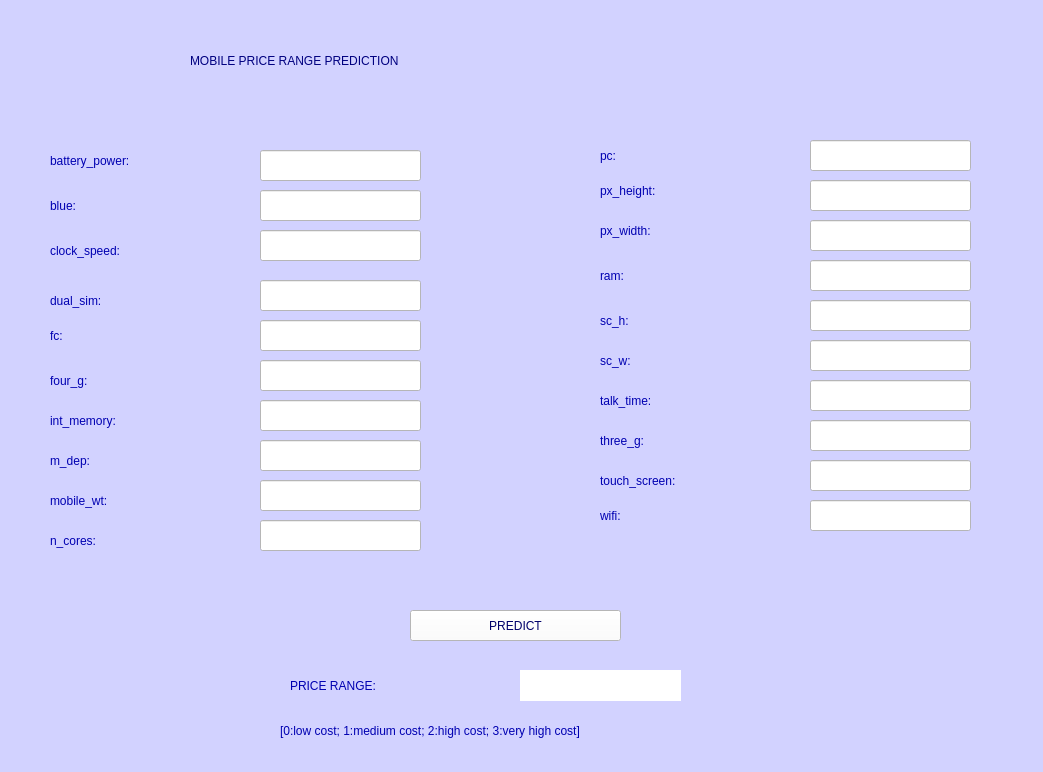
<?xml version="1.0" encoding="UTF-8"?>
<ui version="4.0">
 <class>Form</class>
 <widget class="QWidget" name="Form">
  <property name="geometry">
   <rect>
    <x>0</x>
    <y>0</y>
    <width>1043</width>
    <height>772</height>
   </rect>
  </property>
  <property name="windowTitle">
   <string>Form</string>
  </property>
  <property name="styleSheet">
   <string notr="true">background-color: rgb(210, 210, 255);</string>
  </property>
  <widget class="QLabel" name="label">
   <property name="geometry">
    <rect>
     <x>190</x>
     <y>30</y>
     <width>691</width>
     <height>61</height>
    </rect>
   </property>
   <property name="styleSheet">
    <string notr="true">font: 24pt &quot;Algerian&quot;;
color: rgb(0, 0, 127);</string>
   </property>
   <property name="text">
    <string>MOBILE PRICE RANGE PREDICTION</string>
   </property>
  </widget>
  <widget class="QLabel" name="label_2">
   <property name="geometry">
    <rect>
     <x>50</x>
     <y>140</y>
     <width>181</width>
     <height>41</height>
    </rect>
   </property>
   <property name="styleSheet">
    <string notr="true">font: 75 18pt &quot;Times New Roman&quot;;
color: rgb(0, 0, 177);</string>
   </property>
   <property name="text">
    <string>battery_power:</string>
   </property>
  </widget>
  <widget class="QLabel" name="label_3">
   <property name="geometry">
    <rect>
     <x>50</x>
     <y>190</y>
     <width>161</width>
     <height>31</height>
    </rect>
   </property>
   <property name="styleSheet">
    <string notr="true">font: 75 18pt &quot;Times New Roman&quot;;
color: rgb(0, 0, 177);</string>
   </property>
   <property name="text">
    <string>blue:</string>
   </property>
  </widget>
  <widget class="QLabel" name="label_4">
   <property name="geometry">
    <rect>
     <x>50</x>
     <y>230</y>
     <width>161</width>
     <height>41</height>
    </rect>
   </property>
   <property name="styleSheet">
    <string notr="true">font: 75 18pt &quot;Times New Roman&quot;;
color: rgb(0, 0, 177);</string>
   </property>
   <property name="text">
    <string>clock_speed:</string>
   </property>
  </widget>
  <widget class="QLabel" name="label_5">
   <property name="geometry">
    <rect>
     <x>50</x>
     <y>280</y>
     <width>161</width>
     <height>41</height>
    </rect>
   </property>
   <property name="styleSheet">
    <string notr="true">font: 75 18pt &quot;Times New Roman&quot;;
color: rgb(0, 0, 177);</string>
   </property>
   <property name="text">
    <string>dual_sim:</string>
   </property>
  </widget>
  <widget class="QLabel" name="label_6">
   <property name="geometry">
    <rect>
     <x>50</x>
     <y>320</y>
     <width>161</width>
     <height>31</height>
    </rect>
   </property>
   <property name="styleSheet">
    <string notr="true">font: 75 18pt &quot;Times New Roman&quot;;
color: rgb(0, 0, 177);</string>
   </property>
   <property name="text">
    <string>fc:</string>
   </property>
  </widget>
  <widget class="QLabel" name="label_7">
   <property name="geometry">
    <rect>
     <x>50</x>
     <y>360</y>
     <width>161</width>
     <height>41</height>
    </rect>
   </property>
   <property name="styleSheet">
    <string notr="true">font: 75 18pt &quot;Times New Roman&quot;;
color: rgb(0, 0, 177);</string>
   </property>
   <property name="text">
    <string>four_g:</string>
   </property>
  </widget>
  <widget class="QLabel" name="label_8">
   <property name="geometry">
    <rect>
     <x>50</x>
     <y>400</y>
     <width>161</width>
     <height>41</height>
    </rect>
   </property>
   <property name="styleSheet">
    <string notr="true">font: 75 18pt &quot;Times New Roman&quot;;
color: rgb(0, 0, 177);</string>
   </property>
   <property name="text">
    <string>int_memory:</string>
   </property>
  </widget>
  <widget class="QLabel" name="label_9">
   <property name="geometry">
    <rect>
     <x>50</x>
     <y>440</y>
     <width>161</width>
     <height>41</height>
    </rect>
   </property>
   <property name="styleSheet">
    <string notr="true">font: 75 18pt &quot;Times New Roman&quot;;
color: rgb(0, 0, 177);</string>
   </property>
   <property name="text">
    <string>m_dep:</string>
   </property>
  </widget>
  <widget class="QLabel" name="label_10">
   <property name="geometry">
    <rect>
     <x>50</x>
     <y>480</y>
     <width>161</width>
     <height>41</height>
    </rect>
   </property>
   <property name="styleSheet">
    <string notr="true">font: 75 18pt &quot;Times New Roman&quot;;
color: rgb(0, 0, 177);</string>
   </property>
   <property name="text">
    <string>mobile_wt:</string>
   </property>
  </widget>
  <widget class="QLabel" name="label_11">
   <property name="geometry">
    <rect>
     <x>50</x>
     <y>520</y>
     <width>161</width>
     <height>41</height>
    </rect>
   </property>
   <property name="styleSheet">
    <string notr="true">font: 75 18pt &quot;Times New Roman&quot;;
color: rgb(0, 0, 177);</string>
   </property>
   <property name="text">
    <string>n_cores:</string>
   </property>
  </widget>
  <widget class="QLabel" name="label_12">
   <property name="geometry">
    <rect>
     <x>600</x>
     <y>500</y>
     <width>161</width>
     <height>31</height>
    </rect>
   </property>
   <property name="styleSheet">
    <string notr="true">font: 75 18pt &quot;Times New Roman&quot;;
color: rgb(0, 0, 177);</string>
   </property>
   <property name="text">
    <string>wifi:</string>
   </property>
  </widget>
  <widget class="QLabel" name="label_13">
   <property name="geometry">
    <rect>
     <x>600</x>
     <y>460</y>
     <width>171</width>
     <height>41</height>
    </rect>
   </property>
   <property name="styleSheet">
    <string notr="true">font: 75 18pt &quot;Times New Roman&quot;;
color: rgb(0, 0, 177);</string>
   </property>
   <property name="text">
    <string>touch_screen:</string>
   </property>
  </widget>
  <widget class="QLabel" name="label_14">
   <property name="geometry">
    <rect>
     <x>600</x>
     <y>420</y>
     <width>161</width>
     <height>41</height>
    </rect>
   </property>
   <property name="styleSheet">
    <string notr="true">font: 75 18pt &quot;Times New Roman&quot;;
color: rgb(0, 0, 177);</string>
   </property>
   <property name="text">
    <string>three_g:</string>
   </property>
  </widget>
  <widget class="QLabel" name="label_15">
   <property name="geometry">
    <rect>
     <x>600</x>
     <y>380</y>
     <width>161</width>
     <height>41</height>
    </rect>
   </property>
   <property name="styleSheet">
    <string notr="true">font: 75 18pt &quot;Times New Roman&quot;;
color: rgb(0, 0, 177);</string>
   </property>
   <property name="text">
    <string>talk_time:</string>
   </property>
  </widget>
  <widget class="QLabel" name="label_16">
   <property name="geometry">
    <rect>
     <x>600</x>
     <y>340</y>
     <width>161</width>
     <height>41</height>
    </rect>
   </property>
   <property name="styleSheet">
    <string notr="true">font: 75 18pt &quot;Times New Roman&quot;;
color: rgb(0, 0, 177);</string>
   </property>
   <property name="text">
    <string>sc_w:</string>
   </property>
  </widget>
  <widget class="QLabel" name="label_17">
   <property name="geometry">
    <rect>
     <x>600</x>
     <y>300</y>
     <width>151</width>
     <height>41</height>
    </rect>
   </property>
   <property name="styleSheet">
    <string notr="true">font: 75 18pt &quot;Times New Roman&quot;;
color: rgb(0, 0, 177);</string>
   </property>
   <property name="text">
    <string>sc_h:</string>
   </property>
  </widget>
  <widget class="QLabel" name="label_18">
   <property name="geometry">
    <rect>
     <x>600</x>
     <y>260</y>
     <width>161</width>
     <height>31</height>
    </rect>
   </property>
   <property name="styleSheet">
    <string notr="true">font: 75 18pt &quot;Times New Roman&quot;;
color: rgb(0, 0, 177);</string>
   </property>
   <property name="text">
    <string>ram:</string>
   </property>
  </widget>
  <widget class="QLabel" name="label_19">
   <property name="geometry">
    <rect>
     <x>600</x>
     <y>210</y>
     <width>161</width>
     <height>41</height>
    </rect>
   </property>
   <property name="styleSheet">
    <string notr="true">font: 75 18pt &quot;Times New Roman&quot;;
color: rgb(0, 0, 177);</string>
   </property>
   <property name="text">
    <string>px_width:</string>
   </property>
  </widget>
  <widget class="QLabel" name="label_20">
   <property name="geometry">
    <rect>
     <x>600</x>
     <y>170</y>
     <width>171</width>
     <height>41</height>
    </rect>
   </property>
   <property name="styleSheet">
    <string notr="true">font: 75 18pt &quot;Times New Roman&quot;;
color: rgb(0, 0, 177);</string>
   </property>
   <property name="text">
    <string>px_height:</string>
   </property>
  </widget>
  <widget class="QLabel" name="label_21">
   <property name="geometry">
    <rect>
     <x>600</x>
     <y>140</y>
     <width>161</width>
     <height>31</height>
    </rect>
   </property>
   <property name="styleSheet">
    <string notr="true">font: 75 18pt &quot;Times New Roman&quot;;
color: rgb(0, 0, 177);</string>
   </property>
   <property name="text">
    <string>pc:</string>
   </property>
  </widget>
  <widget class="QLineEdit" name="textbat">
   <property name="geometry">
    <rect>
     <x>260</x>
     <y>150</y>
     <width>161</width>
     <height>31</height>
    </rect>
   </property>
   <property name="styleSheet">
    <string notr="true">background-color: rgb(255, 255, 255);
font: 75 18pt &quot;Times New Roman&quot;;
color: rgb(0, 0, 184);</string>
   </property>
  </widget>
  <widget class="QLineEdit" name="textblue">
   <property name="geometry">
    <rect>
     <x>260</x>
     <y>190</y>
     <width>161</width>
     <height>31</height>
    </rect>
   </property>
   <property name="styleSheet">
    <string notr="true">background-color: rgb(255, 255, 255);
font: 75 18pt &quot;Times New Roman&quot;;
color: rgb(0, 0, 184);</string>
   </property>
  </widget>
  <widget class="QLineEdit" name="textclock">
   <property name="geometry">
    <rect>
     <x>260</x>
     <y>230</y>
     <width>161</width>
     <height>31</height>
    </rect>
   </property>
   <property name="styleSheet">
    <string notr="true">background-color: rgb(255, 255, 255);
font: 75 18pt &quot;Times New Roman&quot;;
color: rgb(0, 0, 184);</string>
   </property>
  </widget>
  <widget class="QLineEdit" name="textdual">
   <property name="geometry">
    <rect>
     <x>260</x>
     <y>280</y>
     <width>161</width>
     <height>31</height>
    </rect>
   </property>
   <property name="styleSheet">
    <string notr="true">background-color: rgb(255, 255, 255);
font: 75 18pt &quot;Times New Roman&quot;;
color: rgb(0, 0, 184);</string>
   </property>
  </widget>
  <widget class="QLineEdit" name="textfc">
   <property name="geometry">
    <rect>
     <x>260</x>
     <y>320</y>
     <width>161</width>
     <height>31</height>
    </rect>
   </property>
   <property name="styleSheet">
    <string notr="true">background-color: rgb(255, 255, 255);
font: 75 18pt &quot;Times New Roman&quot;;
color: rgb(0, 0, 184);</string>
   </property>
  </widget>
  <widget class="QLineEdit" name="textfour">
   <property name="geometry">
    <rect>
     <x>260</x>
     <y>360</y>
     <width>161</width>
     <height>31</height>
    </rect>
   </property>
   <property name="styleSheet">
    <string notr="true">background-color: rgb(255, 255, 255);
font: 75 18pt &quot;Times New Roman&quot;;
color: rgb(0, 0, 184);</string>
   </property>
  </widget>
  <widget class="QLineEdit" name="textint">
   <property name="geometry">
    <rect>
     <x>260</x>
     <y>400</y>
     <width>161</width>
     <height>31</height>
    </rect>
   </property>
   <property name="styleSheet">
    <string notr="true">background-color: rgb(255, 255, 255);
font: 75 18pt &quot;Times New Roman&quot;;
color: rgb(0, 0, 184);</string>
   </property>
  </widget>
  <widget class="QLineEdit" name="textm">
   <property name="geometry">
    <rect>
     <x>260</x>
     <y>440</y>
     <width>161</width>
     <height>31</height>
    </rect>
   </property>
   <property name="styleSheet">
    <string notr="true">background-color: rgb(255, 255, 255);
font: 75 18pt &quot;Times New Roman&quot;;
color: rgb(0, 0, 184);</string>
   </property>
  </widget>
  <widget class="QLineEdit" name="textmob">
   <property name="geometry">
    <rect>
     <x>260</x>
     <y>480</y>
     <width>161</width>
     <height>31</height>
    </rect>
   </property>
   <property name="styleSheet">
    <string notr="true">background-color: rgb(255, 255, 255);
font: 75 18pt &quot;Times New Roman&quot;;
color: rgb(0, 0, 184);</string>
   </property>
  </widget>
  <widget class="QLineEdit" name="textn">
   <property name="geometry">
    <rect>
     <x>260</x>
     <y>520</y>
     <width>161</width>
     <height>31</height>
    </rect>
   </property>
   <property name="styleSheet">
    <string notr="true">background-color: rgb(255, 255, 255);
font: 75 18pt &quot;Times New Roman&quot;;
color: rgb(0, 0, 184);</string>
   </property>
  </widget>
  <widget class="QLineEdit" name="textpc">
   <property name="geometry">
    <rect>
     <x>810</x>
     <y>140</y>
     <width>161</width>
     <height>31</height>
    </rect>
   </property>
   <property name="styleSheet">
    <string notr="true">background-color: rgb(255, 255, 255);
font: 75 18pt &quot;Times New Roman&quot;;
color: rgb(0, 0, 184);</string>
   </property>
  </widget>
  <widget class="QLineEdit" name="textpxh">
   <property name="geometry">
    <rect>
     <x>810</x>
     <y>180</y>
     <width>161</width>
     <height>31</height>
    </rect>
   </property>
   <property name="styleSheet">
    <string notr="true">background-color: rgb(255, 255, 255);
font: 75 18pt &quot;Times New Roman&quot;;
color: rgb(0, 0, 184);</string>
   </property>
  </widget>
  <widget class="QLineEdit" name="textpxw">
   <property name="geometry">
    <rect>
     <x>810</x>
     <y>220</y>
     <width>161</width>
     <height>31</height>
    </rect>
   </property>
   <property name="styleSheet">
    <string notr="true">background-color: rgb(255, 255, 255);
font: 75 18pt &quot;Times New Roman&quot;;
color: rgb(0, 0, 184);</string>
   </property>
  </widget>
  <widget class="QLineEdit" name="textram">
   <property name="geometry">
    <rect>
     <x>810</x>
     <y>260</y>
     <width>161</width>
     <height>31</height>
    </rect>
   </property>
   <property name="styleSheet">
    <string notr="true">background-color: rgb(255, 255, 255);
font: 75 18pt &quot;Times New Roman&quot;;
color: rgb(0, 0, 184);</string>
   </property>
  </widget>
  <widget class="QLineEdit" name="textsch">
   <property name="geometry">
    <rect>
     <x>810</x>
     <y>300</y>
     <width>161</width>
     <height>31</height>
    </rect>
   </property>
   <property name="styleSheet">
    <string notr="true">background-color: rgb(255, 255, 255);
font: 75 18pt &quot;Times New Roman&quot;;
color: rgb(0, 0, 184);</string>
   </property>
  </widget>
  <widget class="QLineEdit" name="textscw">
   <property name="geometry">
    <rect>
     <x>810</x>
     <y>340</y>
     <width>161</width>
     <height>31</height>
    </rect>
   </property>
   <property name="styleSheet">
    <string notr="true">background-color: rgb(255, 255, 255);
font: 75 18pt &quot;Times New Roman&quot;;
color: rgb(0, 0, 184);</string>
   </property>
  </widget>
  <widget class="QLineEdit" name="texttalk">
   <property name="geometry">
    <rect>
     <x>810</x>
     <y>380</y>
     <width>161</width>
     <height>31</height>
    </rect>
   </property>
   <property name="styleSheet">
    <string notr="true">background-color: rgb(255, 255, 255);
font: 75 18pt &quot;Times New Roman&quot;;
color: rgb(0, 0, 184);</string>
   </property>
  </widget>
  <widget class="QLineEdit" name="textthree">
   <property name="geometry">
    <rect>
     <x>810</x>
     <y>420</y>
     <width>161</width>
     <height>31</height>
    </rect>
   </property>
   <property name="styleSheet">
    <string notr="true">background-color: rgb(255, 255, 255);
font: 75 18pt &quot;Times New Roman&quot;;
color: rgb(0, 0, 184);</string>
   </property>
  </widget>
  <widget class="QLineEdit" name="texttouch">
   <property name="geometry">
    <rect>
     <x>810</x>
     <y>460</y>
     <width>161</width>
     <height>31</height>
    </rect>
   </property>
   <property name="styleSheet">
    <string notr="true">background-color: rgb(255, 255, 255);
font: 75 18pt &quot;Times New Roman&quot;;
color: rgb(0, 0, 184);</string>
   </property>
  </widget>
  <widget class="QLineEdit" name="textwifi">
   <property name="geometry">
    <rect>
     <x>810</x>
     <y>500</y>
     <width>161</width>
     <height>31</height>
    </rect>
   </property>
   <property name="styleSheet">
    <string notr="true">background-color: rgb(255, 255, 255);
font: 75 18pt &quot;Times New Roman&quot;;
color: rgb(0, 0, 184);</string>
   </property>
  </widget>
  <widget class="QLabel" name="label_22">
   <property name="geometry">
    <rect>
     <x>290</x>
     <y>670</y>
     <width>221</width>
     <height>31</height>
    </rect>
   </property>
   <property name="styleSheet">
    <string notr="true">font: 75 18pt &quot;Times New Roman&quot;;
color: rgb(0, 0, 177);</string>
   </property>
   <property name="text">
    <string>PRICE RANGE:</string>
   </property>
  </widget>
  <widget class="QLabel" name="labelresult">
   <property name="geometry">
    <rect>
     <x>520</x>
     <y>670</y>
     <width>161</width>
     <height>31</height>
    </rect>
   </property>
   <property name="styleSheet">
    <string notr="true">font: 75 18pt &quot;Times New Roman&quot;;
background-color: rgb(255, 255, 255);
color: rgb(0, 0, 177);</string>
   </property>
   <property name="text">
    <string/>
   </property>
  </widget>
  <widget class="QPushButton" name="buttonpredict">
   <property name="geometry">
    <rect>
     <x>410</x>
     <y>610</y>
     <width>211</width>
     <height>31</height>
    </rect>
   </property>
   <property name="styleSheet">
    <string notr="true">background-color: rgb(255, 255, 255);
color: rgb(0, 0, 106);
font: 75 18pt &quot;Times New Roman&quot;;</string>
   </property>
   <property name="text">
    <string>PREDICT</string>
   </property>
  </widget>
  <widget class="QLabel" name="label_23">
   <property name="geometry">
    <rect>
     <x>280</x>
     <y>710</y>
     <width>541</width>
     <height>41</height>
    </rect>
   </property>
   <property name="styleSheet">
    <string notr="true">font: 75 14pt &quot;Times New Roman&quot;;
color: rgb(0, 0, 177);</string>
   </property>
   <property name="text">
    <string>[0:low cost; 1:medium cost; 2:high cost; 3:very high cost]</string>
   </property>
  </widget>
 </widget>
 <resources/>
 <connections/>
</ui>
